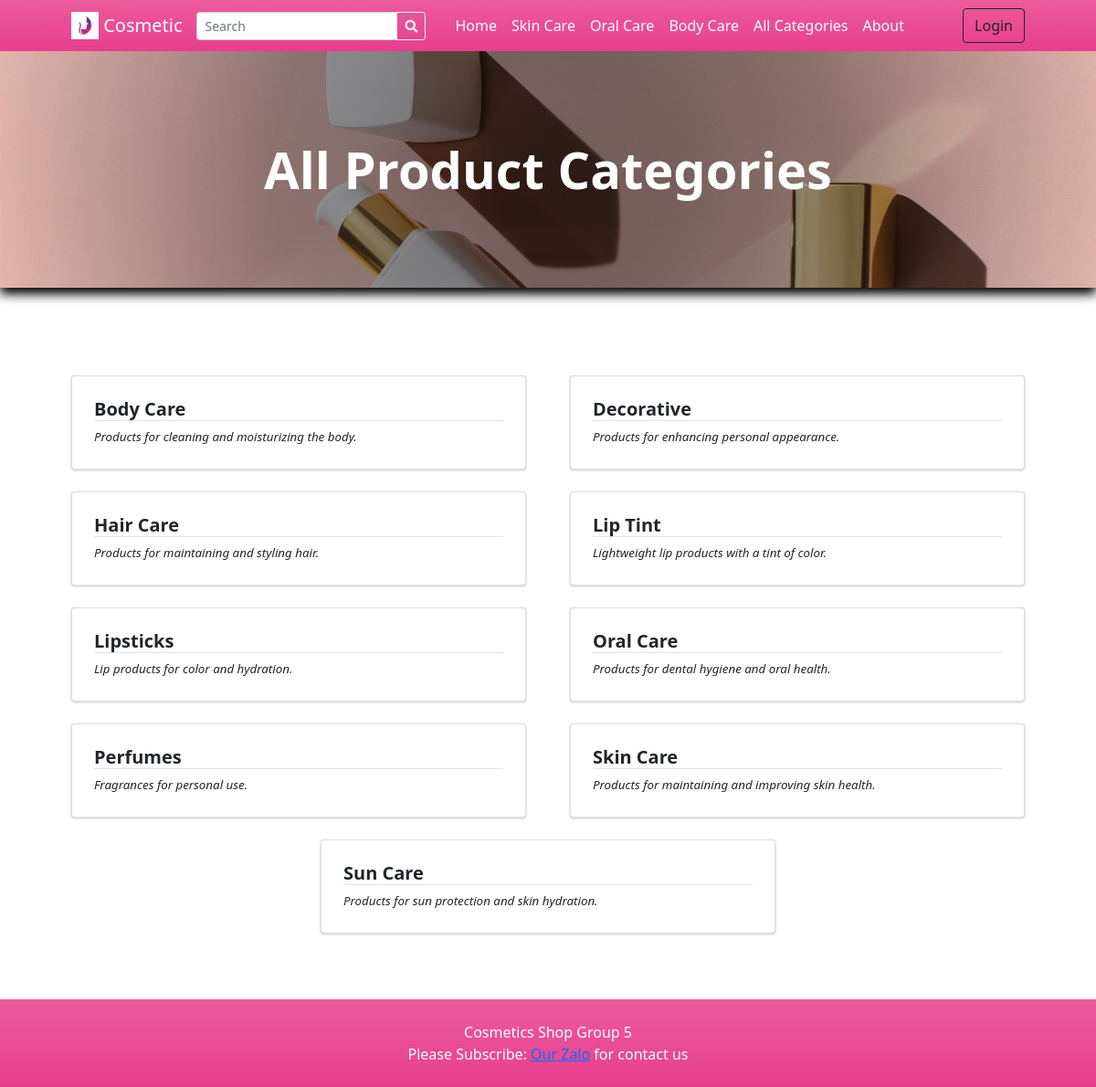
Page /?p=view_categories on the committed database.
### tables this page shows
CREATE TABLE `categories` (
  `id` int(30) NOT NULL,
  `category` varchar(250) NOT NULL,
  `description` text DEFAULT NULL,
  `status` tinyint(1) NOT NULL DEFAULT 1,
  `delete_flag` tinyint(1) NOT NULL DEFAULT 0,
  `date_created` datetime NOT NULL DEFAULT current_timestamp()
);

### classes/DBConnection.php (called while the page is built, shortened)
<?php
class DBConnection{
    private $host = DB_SERVER;
    private $username = DB_USERNAME;
    private $password = DB_PASSWORD;
    private $database = DB_NAME;
    public $conn;
    public function __construct(){
        if (!isset($this->conn)) {
            $this->conn = new mysqli($this->host, $this->username, $this->password, $this->database);
        }
    }
}
?>

### classes/SystemSettings.php (called while the page is built, shortened)
<?php
class SystemSettings extends DBConnection{
	function userdata($field = ''){
		if(!empty($field)){
			if(isset($_SESSION['userdata'][$field]))
				return $_SESSION['userdata'][$field];
			else
				return null;
		}else{
			return false;
		}
	}
	function info($field=''){
		if(!empty($field)){
			if(isset($_SESSION['system_info'][$field]))
				return $_SESSION['system_info'][$field];
			else
				return false;
		}else{
			return false;
		}
	}
}
$_settings = new SystemSettings();
?>

### config.php (called while the page is built, shortened)
<?php
require_once('classes/DBConnection.php');
require_once('classes/SystemSettings.php');
function validate_image($file){
	if(!empty($file)){
        $ex = explode("?",$file);
        $file = $ex[0];
        $ts = isset($ex[1]) ? "?".$ex[1] : '';
		if(is_file(base_app.$file)){
			return base_url.$file.$ts;
		}else{
			return base_url.'dist/img/no-image-available.png';
		}
	}else{
		return base_url.'dist/img/no-image-available.png';
	}
}
?>

### view_categories.php (the view, shortened to what this page needs)
<?php
$title = "All Product Categories";
?>
<header class="bg-dark py-5" id="main-header">
    <div class="container px-4 px-lg-5 my-5">
        <div class="text-center text-white">
            <h1 class="display-4 fw-bolder"><?php echo $title ?></h1>
        </div>
    </div>
</header>
<section class="py-5">
    <div class="container px-4 px-lg-5 mt-5">
        <div class="row gx-2 gx-lg-5 row-cols-1 row-cols-md-2 row-cols-xl-2 justify-content-center">
            <?php
                $categories = $conn->query("SELECT * FROM `categories` where status = 1 order by category asc ");
                while($row = $categories->fetch_assoc()):
                    foreach($row as $k=> $v){
                        $row[$k] = trim(stripslashes($v));
                    }
                    $row['description'] = strip_tags(stripslashes(html_entity_decode($row['description'])));
            ?>
            <div class="col mb-6 mb-2">
                <a href="./?p=products&c=<?php echo md5($row['id']) ?>" class="card category-item text-decoration-none text-reset">
                    <div class="card-body p-4">
                        <div class="">
                            <h5 class="fw-bolder border-bottom border-pink"><?php echo $row['category'] ?></h5>
                        </div>
                        <p class="m-0 truncate"><?php echo $row['description'] ?></p>
                    </div>
                </a>
            </div>
            <?php endwhile; ?>
        </div>
    </div>
</section>

### inc/topBarNav.php (shortened to what this page needs)
<nav class="navbar navbar-expand-lg navbar-dark bg-gradient-pink">
            <div class="container px-4 px-lg-5 ">
                <a class="navbar-brand" href="./">
                <img src="<?php echo validate_image($_settings->info('logo')) ?>" width="30" height="30" class="d-inline-block align-top" alt="" loading="lazy">
                <?php echo $_settings->info('short_name') ?>
                </a>
                <form class="form-inline" id="search-form">
                  <div class="input-group">
                    <input class="form-control form-control-sm form " type="search" placeholder="Search" aria-label="Search" name="search"  value="<?php echo isset($_GET['search']) ? $_GET['search'] : "" ?>"  aria-describedby="button-addon2">
                    <div class="input-group-append">
                      <button class="btn btn-outline-light btn-sm m-0" type="submit" id="button-addon2"><i class="fa fa-search"></i></button>
                    </div>
                  </div>
                </form>
                <div class="collapse navbar-collapse" id="navbarSupportedContent">
                    <ul class="navbar-nav me-auto mb-2 mb-lg-0 ms-lg-4">
                        <li class="nav-item"><a class="nav-link text-white" aria-current="page" href="./">Home</a></li>
                        <?php
                        $cat_qry = $conn->query("SELECT * FROM categories where status = 1  limit 3");
                        $count_cats =$conn->query("SELECT * FROM categories where status = 1 ")->num_rows;
                        while($crow = $cat_qry->fetch_assoc()):
                        ?>
                        <li class="nav-item"><a class="nav-link text-white" aria-current="page" href="./?p=products&c=<?php echo md5($crow['id']) ?>"><?php echo $crow['category'] ?></a></li>
                        <?php endwhile; ?>
                        <?php if($count_cats > 3): ?>
                        <li class="nav-item"><a class="nav-link text-white" href="./?p=view_categories">All Categories</a></li>
                        <?php endif; ?>
                        <li class="nav-item"><a class="nav-link text-white" href="./?p=about">About</a></li>
                    </ul>
                    <div class="d-flex align-items-center">
                      <?php if($_settings->userdata('id') > 0 && $_settings->userdata('login_type') == 2): ?>
                        <a class="text-dark mr-2 nav-link text-white" href="./?p=cart">
                            <i class="bi-cart-fill me-1"></i>
                            Cart
                            <span class="badge bg-dark text-white ms-1 rounded-pill" id="cart-count">
                              <?php
                                $count = $conn->query("SELECT SUM(quantity) as items from `cart` where client_id =".$_settings->userdata('id'))->fetch_assoc()['items'];
                                echo ($count > 0 ? $count : 0);
                              ?>
                            </span>
                        </a>
                            <a href="./?p=my_account" class="text-dark  nav-link text-white"><b> Hi, <?php echo $_settings->userdata('firstname')?>!</b></a>
                            <a href="logout.php" class="text-dark  nav-link text-white"><i class="fa fa-sign-out-alt"></i></a>
                        <?php else: ?>
                        <button class="btn btn-outline-dark ml-2" id="login-btn" type="button">Login</button>
                        <?php endif; ?>
                    </div>
                </div>
            </div>
        </nav>

### rows in the picture
categories: category "Skin Care", description "Products for maintaining and improving skin health."
categories: category "Oral Care", description "Products for dental hygiene and oral health."
categories: category "Body Care", description "Products for cleaning and moisturizing the body."
categories: category "Decorative", description "Products for enhancing personal appearance."
categories: category "Hair Care", description "Products for maintaining and styling hair."
categories: category "Lip Tint", description "Lightweight lip products with a tint of color."
categories: category "Lipsticks", description "Lip products for color and hydration."
categories: category "Perfumes", description "Fragrances for personal use."
categories: category "Sun Care", description "Products for sun protection and skin hydration."

### other values in the picture
$_settings->info('short_name') "Cosmetic"
$title "All Product Categories"
